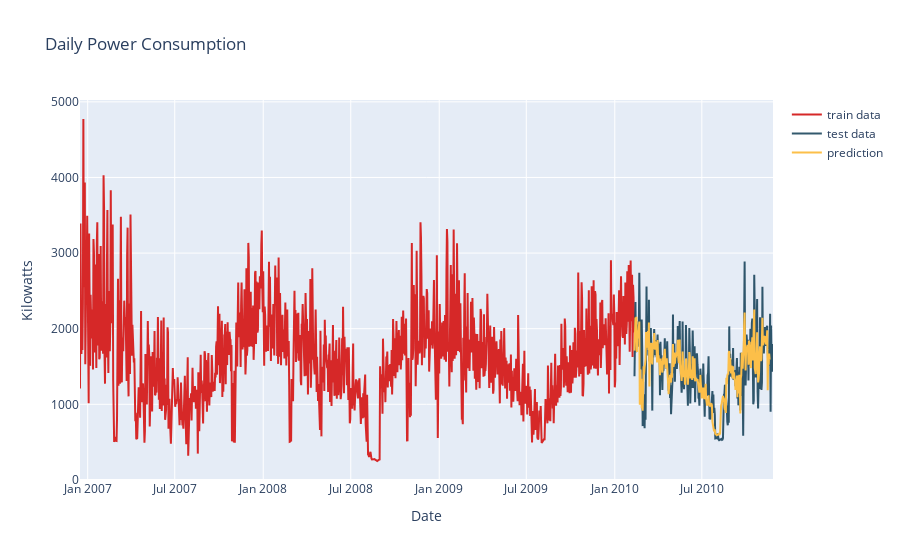

Source (notebook cell):
### Code cell
import plotly.graph_objects as go

train = train.reshape((-1))
test = test.reshape((-1))
prediction = testPredict.reshape((-1))

trace1 = go.Scatter(
    x = date_train,
    y = train,
    mode = 'lines',
    name = 'train data',
    marker_color='rgba(214, 40, 40, 1)'
)
trace2 = go.Scatter(
    x = date_test,
    y = test,
    mode='lines',
    name = 'test data',
    marker_color='rgba(0, 48, 73, 0.8)'
)
trace3 = go.Scatter(
    x = date_test,
    y = prediction,
    mode = 'lines',
    name = 'prediction',
    marker_color='rgba(252, 191, 73, 1)'
)
layout = go.Layout(
    title = "Daily Power Consumption",
    xaxis = {'title' : "Date"},
    yaxis = {'title' : "Kilowatts"}
)
fig = go.Figure(data=[trace1, trace2, trace3], layout=layout)
fig.show()

### Figure 1 — Plotly figure (JSON) as saved in the notebook; plotly's stock layout.template omitted (floating-point values rounded to 4 significant figures; data arrays with more than 128 entries replaced by an {"elided": "..."} marker saying what was removed)
{"data": [{"marker": {"color": "rgba(214, 40, 40, 1)"}, "mode": "lines", "name": "train data", "type": "scatter", "x": {"elided": "1153 str values"}, "y": {"elided": "1153 float values"}}, {"marker": {"color": "rgba(0, 48, 73, 0.8)"}, "mode": "lines", "name": "test data", "type": "scatter", "x": {"elided": "289 str values"}, "y": {"elided": "289 float values"}}, {"marker": {"color": "rgba(252, 191, 73, 1)"}, "mode": "lines", "name": "prediction", "type": "scatter", "x": {"elided": "289 str values"}, "y": {"elided": "282 float values"}}], "layout": {"title": {"text": "Daily Power Consumption"}, "xaxis": {"title": {"text": "Date"}}, "yaxis": {"title": {"text": "Kilowatts"}}}}
